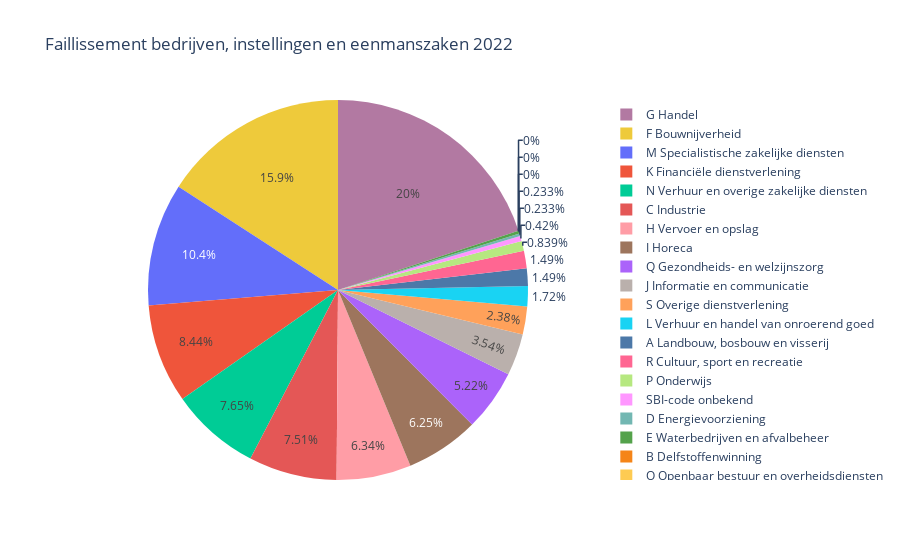

Write notebook code for a chart like this one.
### Code cell
faillissement2022 = pd.read_csv('Faillissementen_bedrijven_en_instellingen2022.csv')
labels = faillissement2022['Type gefailleerde']
values = faillissement2022['Bedrijven, instellingen en eenmanszaken']

fig = go.Figure(data=[go.Pie(labels=labels, values=values
                             , marker_colors=px.colors.qualitative.T10)])
fig.update_layout(
    title='Faillissement bedrijven, instellingen en eenmanszaken 2022',
    height=600
)
fig.show()

### Figure 1 — Plotly figure (JSON) as saved in the notebook; plotly's stock layout.template omitted (floating-point values rounded to 4 significant figures)
{"data": [{"labels": ["A Landbouw, bosbouw en visserij", "B Delfstoffenwinning", "C Industrie", "D Energievoorziening", "E Waterbedrijven en afvalbeheer", "F Bouwnijverheid", "G Handel", "H Vervoer en opslag", "I Horeca", "J Informatie en communicatie", "K Financiële dienstverlening", "L Verhuur en handel van onroerend goed", "M Specialistische zakelijke diensten", "N Verhuur en overige zakelijke diensten", "O Openbaar bestuur en overheidsdiensten", "P Onderwijs", "Q Gezondheids- en welzijnszorg", "R Cultuur, sport en recreatie", "S Overige dienstverlening", "T Huishoudens", "SBI-code onbekend"], "marker": {"colors": ["#4C78A8", "#F58518", "#E45756", "#72B7B2", "#54A24B", "#EECA3B", "#B279A2", "#FF9DA6", "#9D755D", "#BAB0AC"]}, "type": "pie", "values": [32, 0, 161, 5, 5, 340, 428, 136, 134, 76, 181, 37, 224, 164, 0, 18, 112, 32, 51, 0, 9]}], "layout": {"autosize": true, "title": {"text": "Faillissement bedrijven, instellingen en eenmanszaken 2022"}}}
